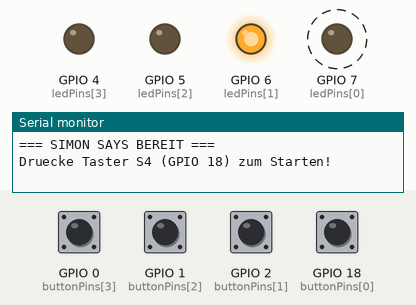
This program was run on a simulated ESP32-C3. On the bench: output pins drawn as LEDs (lit = HIGH), the last lines printed to the serial monitor. Dashed ring = blinking. Inputs (shaded band) come from the test bench; at power-on: GPIO 0 (buttonPins[3]), GPIO 1 (buttonPins[2]), GPIO 2 (buttonPins[1]), GPIO 18 (buttonPins[0]) HIGH. Random numbers use the default seed unless the program sets one.

Above: at 1.37 s.
2.3 s: GPIO 18 (buttonPins[0]) pulled LOW for 0.15 s
At 2.57 s:
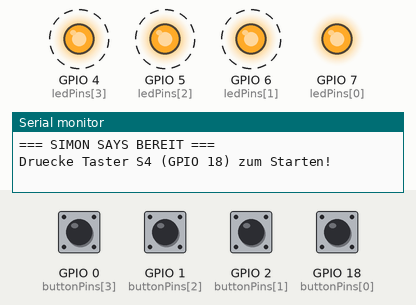
5.4 s: GPIO 0 (buttonPins[3]) pulled LOW for 0.15 s
At 6.74 s:
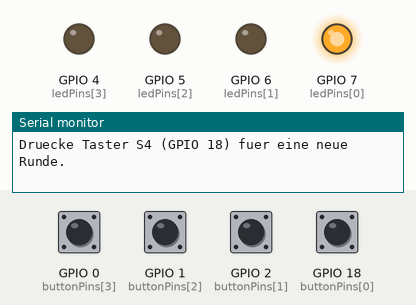
8.4 s: GPIO 18 (buttonPins[0]) pulled LOW for 1 s
12.3 s: GPIO 2 (buttonPins[1]) pulled LOW for 0.15 s
At 14.5 s:
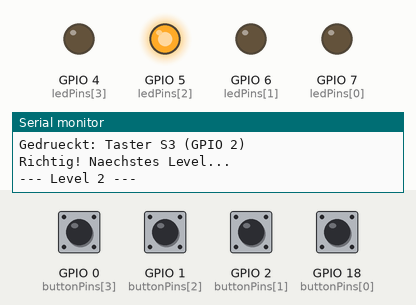
15.3 s: GPIO 2 (buttonPins[1]) pulled LOW for 1 s
At 17.5 s:
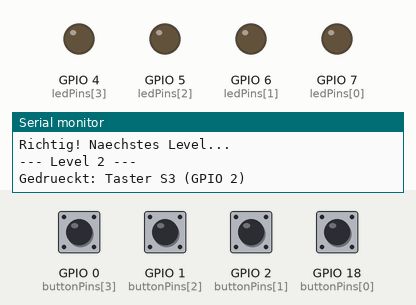
17.8 s: GPIO 0 (buttonPins[3]) driven LOW and GPIO 18 (buttonPins[0]) driven LOW
Timing chart, 0 to 20.8 s (numbered marks = the images above; inputs shaded):
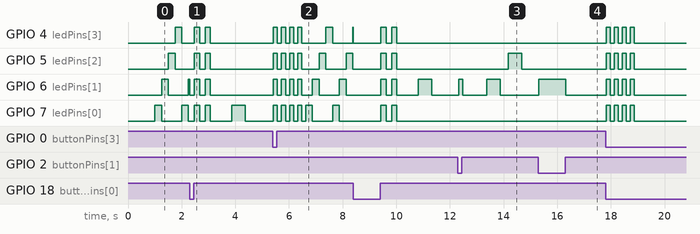

Measured:
- after the input at 15.3 s, GPIO 6 (ledPins[1]): LOW → HIGH at once, → LOW 1.0 s later
- by itself, GPIO 4 (ledPins[3]), GPIO 5 (ledPins[2]), GPIO 7 (ledPins[0]): alternates HIGH for 0.15 s and LOW for 0.15 s, 8 changes in all, then stays LOW

The program:

main.cpp
```cpp
#include <Arduino.h>

// Pin-Belegung exakt nach deinem Screenshot:
// Index 0 -> LED 4 (IO7) / Taster S4 (IO18 -> Start-Taster)
// Index 1 -> LED 3 (IO6) / Taster S3 (IO2)
// Index 2 -> LED 2 (IO5) / Taster S2 (IO1)
// Index 3 -> LED 1 (IO4) / Taster S1 (IO0)
const int ledPins[4]    = {7, 6, 5, 4};
const int buttonPins[4] = {18, 2, 1, 0};

// Bezeichnung der Taster für den Serial Monitor
const char* buttonLabels[4] = {
  "Taster S4 (GPIO 18 - Start)",
  "Taster S3 (GPIO 2)",
  "Taster S2 (GPIO 1)",
  "Taster S1 (GPIO 0)"
};

// Timing-Einstellungen (in Millisekunden)
const int LED_ON_TIME             = 500;   // Leuchtdauer pro LED
const int LED_PAUSE_TIME          = 300;   // Pause zwischen zwei LEDs
const unsigned long INPUT_TIMEOUT = 3000;  // 3 Sekunden Zeit pro Tastendruck

const int MAX_LEVEL = 50;
int sequence[MAX_LEVEL];
int currentLevel = 1;

// Funktions-Prototypen
void waitForStartButton();
void generateSequence();
void playSequence();
bool checkPlayerInput();
int waitForButtonPress();
void waitForButtonRelease(int btnIndex);
void startAnimation();
void gameOverAnimation();
void winAnimation();

void setup() {
  Serial.begin(115200);
  delay(1000); // Kurze Wartezeit für USB-Serial auf dem ESP32-C3

  // LEDs als Ausgang konfigurieren und ausschalten
  for (int i = 0; i < 4; i++) {
    pinMode(ledPins[i], OUTPUT);
    digitalWrite(ledPins[i], LOW);
  }

  // Taster mit internem Pullup konfigurieren (schalten gegen GND)
  for (int i = 0; i < 4; i++) {
    pinMode(buttonPins[i], INPUT_PULLUP);
  }

  // Zufallsgenerator über Rauschen eines offenen Analog-Pins initialisieren
  randomSeed(analogRead(3));

  Serial.println("\n=== SIMON SAYS BEREIT ===");
  Serial.println("Druecke Taster S4 (GPIO 18) zum Starten!");
}

void loop() {
  // 1. Warten, bis der Start-Taster gedrückt wird (mit Lauflicht-Animation)
  waitForStartButton();

  // 2. Neues Spiel vorbereiten
  currentLevel = 1;
  generateSequence();
  startAnimation();
  delay(600);

  // 3. Spielschleife über alle Level
  bool gameRunning = true;
  while (gameRunning && currentLevel <= MAX_LEVEL) {
    Serial.print("--- Level ");
    Serial.print(currentLevel);
    Serial.println(" ---");

    // Aktuelle Sequenz abspielen
    playSequence();

    // Eingabe des Spielers prüfen
    if (checkPlayerInput()) {
      Serial.println("Richtig! Naechstes Level...");
      currentLevel++;
      delay(800);
    } else {
      Serial.println("Falscher Taster oder Zeit abgelaufen! GAME OVER.");
      gameOverAnimation();
      gameRunning = false;
    }
  }

  // Falls alle 50 Level geschafft wurden
  if (currentLevel > MAX_LEVEL) {
    Serial.println("GLUECKWUNSCH! Alle Level gemeistert!");
    winAnimation();
  }

  Serial.println("\nDruecke Taster S4 (GPIO 18) fuer eine neue Runde.");
}

// Wartet auf Taster S4 (Index 0 / GPIO 18) und zeigt ein sanftes Blinken
void waitForStartButton() {
  unsigned long lastBlink = 0;
  int animIndex = 0;

  while (digitalRead(buttonPins[0]) == HIGH) {
    if (millis() - lastBlink > 250) {
      lastBlink = millis();
      for (int i = 0; i < 4; i++) {
        digitalWrite(ledPins[i], (i == animIndex) ? HIGH : LOW);
      }
      animIndex = (animIndex + 1) % 4;
    }
  }

  // Alle LEDs aus und warten, bis Start-Taster losgelassen wird
  for (int i = 0; i < 4; i++) {
    digitalWrite(ledPins[i], LOW);
  }
  waitForButtonRelease(0);
}

// Erzeugt eine zufällige Folge von 0 bis 3
void generateSequence() {
  for (int i = 0; i < MAX_LEVEL; i++) {
    sequence[i] = random(0, 4);
  }
}

// Spielt die LED-Sequenz bis zum aktuellen Level ab
void playSequence() {
  for (int i = 0; i < currentLevel; i++) {
    int led = sequence[i];
    digitalWrite(ledPins[led], HIGH);
    delay(LED_ON_TIME);
    digitalWrite(ledPins[led], LOW);
    delay(LED_PAUSE_TIME);
  }
}

// Prüft, ob der Spieler die komplette Sequenz korrekt nachdrückt
bool checkPlayerInput() {
  for (int step = 0; step < currentLevel; step++) {
    int pressedBtn = waitForButtonPress();

    // Timeout (-1) oder falscher Taster
    if (pressedBtn == -1 || pressedBtn != sequence[step]) {
      return false;
    }

    // Passende LED während des Tastendrucks aufleuchten lassen
    digitalWrite(ledPins[pressedBtn], HIGH);
    waitForButtonRelease(pressedBtn);
    digitalWrite(ledPins[pressedBtn], LOW);
    delay(100); // Kurze Entprellpause
  }
  return true;
}

// Wartet innerhalb von INPUT_TIMEOUT auf irgendeinen der 4 Taster
int waitForButtonPress() {
  unsigned long startTime = millis();

  while (millis() - startTime < INPUT_TIMEOUT) {
    for (int i = 0; i < 4; i++) {
      if (digitalRead(buttonPins[i]) == LOW) {
        delay(20); // Debounce (Entprellen)
        if (digitalRead(buttonPins[i]) == LOW) {
          Serial.print("Gedrueckt: ");
          Serial.println(buttonLabels[i]);
          return i;
        }
      }
    }
  }
  return -1; // Zeit abgelaufen
}

// Wartet, bis der gedrückte Taster wieder losgelassen wird
void waitForButtonRelease(int btnIndex) {
  while (digitalRead(buttonPins[btnIndex]) == LOW) {
    delay(10);
  }
  delay(20); // Debounce beim Loslassen
}

// Animation beim Spielstart
void startAnimation() {
  for (int repeat = 0; repeat < 2; repeat++) {
    for (int i = 0; i < 4; i++) digitalWrite(ledPins[i], HIGH);
    delay(200);
    for (int i = 0; i < 4; i++) digitalWrite(ledPins[i], LOW);
    delay(200);
  }
}

// Animation bei Fehler / Game Over
void gameOverAnimation() {
  for (int repeat = 0; repeat < 4; repeat++) {
    for (int i = 0; i < 4; i++) digitalWrite(ledPins[i], HIGH);
    delay(150);
    for (int i = 0; i < 4; i++) digitalWrite(ledPins[i], LOW);
    delay(150);
  }
}

// Animation bei Sieg (Level 50)
void winAnimation() {
  for (int repeat = 0; repeat < 5; repeat++) {
    for (int i = 0; i < 4; i++) {
      digitalWrite(ledPins[i], HIGH);
      delay(80);
      digitalWrite(ledPins[i], LOW);
    }
  }
}
```
